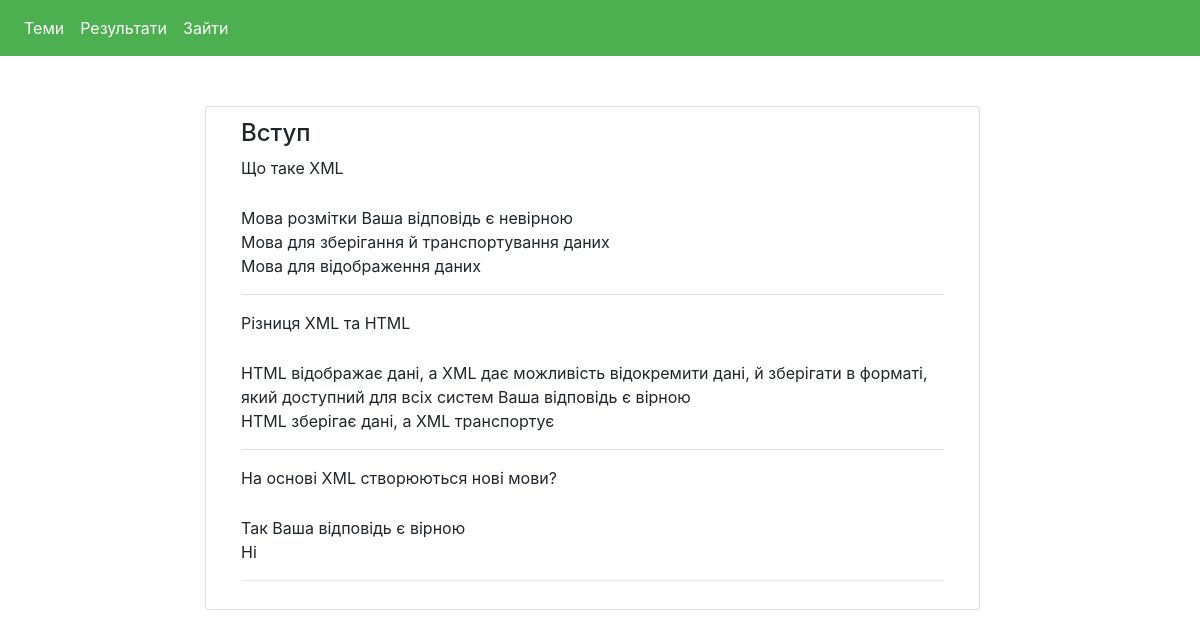
Screenshot of /education/results/ (signed in) with the database file from the repository.
### education/models.py (models this page shows, shortened)
class UserResult(models.Model):
    user = models.ForeignKey(User, related_name='results')
    theme = models.ForeignKey(Theme)

class Theme(models.Model):
    title = models.CharField(max_length=255)
    description = models.TextField()

class UserAnswer(models.Model):
    result = models.ForeignKey(UserResult, related_name='answers')
    answer = models.ForeignKey(Answer)
    question = models.ForeignKey(Question)

class Question(models.Model):
    content = models.TextField()
    theme = models.ForeignKey(Theme, related_name='questions')
    code_samples = models.TextField(blank=True)

class Answer(models.Model):
    content = models.TextField()
    question = models.ForeignKey(Question, related_name='answers')
    correct = models.BooleanField()

### education/views.py (the view)
class UserResultView(View):
    @method_decorator(login_required)
    def get(self, request):
        user_results = request.user.results.all()
        return render(request, 'education/results.html', {'results': user_results})

### education/templates/education/results.html (shortened to what this page needs)
{% extends "education/base.html" %}
{% block content %}
    <div class='row'>
        <div class='col-sm-8 offset-sm-2 top-margin list-group'>
            {% for result in results %}
                <div class='row list-group-item'>
                    <div class='col-sm-12'>
                        <div class='row'>
                            <div class='col-sm-12'>
                                <h4>{{ result.theme.title }}</h4>
                            </div>
                        </div>
                        {% for answer in result.answers.all %}
                            <div class='row'>
                                <div class='col-sm-12 bottom-margin-1'>
                                    <div class='row'>
                                        <div class='col-sm-12'>
                                            <p>{{ answer.question.content }}</p>
                                        </div>
                                    </div>
                                </div>
                                {% for q_answer in answer.question.answers.all %}
                                <div class='col-sm-12'>
                                    <p class='just-inline'>{{ q_answer.content }}</p>
                                        {% if answer.answer.pk == q_answer.pk or answer.answer.correct %}
                                        <span>
                                            {% if answer.answer.pk == q_answer.pk %}
                                            Ваша відповідь є
                                            {% if answer.answer.correct %}
                                            вірною
                                            {% else %}
                                            невірною
                                            {% endif %}
                                            {% endif %}
                                        </span>
                                        {% endif %}
                                </div>
                                {% endfor %}
                            </div>
                            <hr>
                        {% endfor %}
                    </div>
                </div>
            {% endfor %}
        </div>
    </div>
{% endblock %}

### education/static/education/style.css (style rules this page uses)
.top-margin { margin-top: 50px; }
.bottom-margin-1 { margin-bottom: 10px; }
.just-inline { display: inline; }

### rows the page displays
UserResult: theme "Вступ"
UserAnswer: question.content "Що таке XML"
Answer: content "Мова розмітки", shows "Ваша відповідь є", correct "невірною"
Answer: content "Мова для зберігання й транспортування даних"
Answer: content "Мова для відображення даних"
UserAnswer: question.content "Різниця XML та HTML"
Answer: content "HTML відображає дані, а XML дає можливість відокремити дані, й зберігати в форматі, який доступний для всіх систем", shows "Ваша відповідь є", correct "вірною"
Answer: content "HTML зберігає дані, а XML транспортує"
UserAnswer: question.content "На основі XML створюються нові мови?"
Answer: content "Так", shows "Ваша відповідь є", correct "вірною"
Answer: content "Ні"
